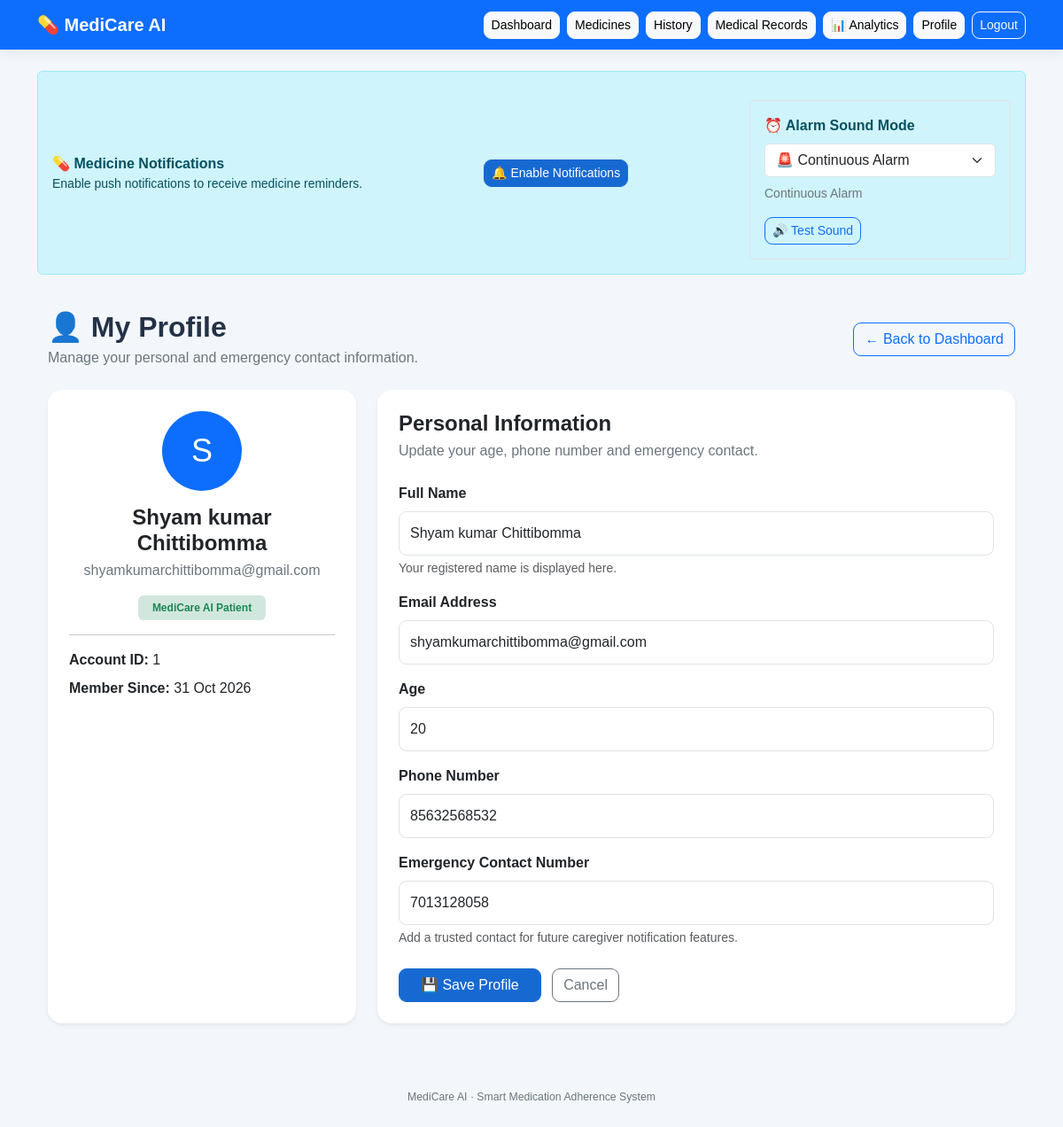
The app's page /profile (signed in) with its own data.
### app.py (models this page shows, shortened)
class User(UserMixin, db.Model):
    id = db.Column(db.Integer, primary_key=True)
    name = db.Column(db.String(100), nullable=False)
    email = db.Column(
        db.String(120), unique=True, nullable=False, index=True
    )
    password_hash = db.Column(db.String(255), nullable=False)
    age = db.Column(db.Integer)
    phone = db.Column(db.String(20))
    emergency_contact = db.Column(db.String(20))
    created_at = db.Column(db.DateTime, default=datetime.utcnow)
    medicines = db.relationship(
        "Medicine",
        backref="patient",
        lazy=True,
        cascade="all, delete-orphan",
    )

### app.py (the view, shortened to what this page needs)
@app.route("/profile", methods=["GET", "POST"])
@login_required
def profile():
    return render_template("profile.html")

### app.py (called while the page is built)
@login_manager.user_loader
def load_user(user_id):
    try:
        return db.session.get(User, int(user_id))
    except (ValueError, TypeError):
        return None

### templates/profile.html (shortened to what this page needs)
{% extends "base.html" %}
{% block content %}
<div class="container py-4">
    <div class="d-flex justify-content-between align-items-center flex-wrap gap-3 mb-4">
        <div>
            <h2 class="fw-bold mb-1">👤 My Profile</h2>
            <p class="text-secondary mb-0">
                Manage your personal and emergency contact information.
            </p>
        </div>
        <a href="{{ url_for('dashboard') }}" class="btn btn-outline-primary">
            ← Back to Dashboard
        </a>
    </div>
    <div class="row g-4">
        <div class="col-lg-4">
            <div class="card border-0 shadow-sm rounded-4 h-100">
                <div class="card-body p-4 text-center">
                    <div class="rounded-circle bg-primary text-white d-flex align-items-center justify-content-center mx-auto mb-3"
                         style="width:90px;height:90px;font-size:36px;">
                        {{ current_user.name[:1]|upper }}
                    </div>
                    <h4 class="fw-bold mb-1">
                        {{ current_user.name }}
                    </h4>
                    <p class="text-secondary mb-3">
                        {{ current_user.email }}
                    </p>
                    <span class="badge bg-success-subtle text-success px-3 py-2">
                        MediCare AI Patient
                    </span>
                    <hr>
                    <div class="text-start">
                        <p class="mb-2">
                            <strong>Account ID:</strong>
                            {{ current_user.id }}
                        </p>
                        <p class="mb-0">
                            <strong>Member Since:</strong>
                            {% if current_user.created_at %}
                                {{ current_user.created_at.strftime('%d %b %Y') }}
                            {% else %}
                                Not available
                            {% endif %}
                        </p>
                    </div>
                </div>
            </div>
        </div>
        <div class="col-lg-8">
            <div class="card border-0 shadow-sm rounded-4">
                <div class="card-body p-4">
                    <h4 class="fw-bold mb-1">Personal Information</h4>
                    <p class="text-secondary mb-4">
                        Update your age, phone number and emergency contact.
                    </p>
                    <form method="POST" action="{{ url_for('profile') }}">
                        <div class="mb-3">
                            <label class="form-label fw-semibold" for="name">
                                Full Name
                            </label>
                            <input
                                type="text"
                                id="name"
                                class="form-control"
                                value="{{ current_user.name }}"
                                readonly
                            >
                            <div class="form-text">
                                Your registered name is displayed here.
                            </div>
                        </div>
                        <div class="mb-3">
                            <label class="form-label fw-semibold" for="email">
                                Email Address
                            </label>
                            <input
                                type="email"
                                id="email"
                                class="form-control"
                                value="{{ current_user.email }}"
                                readonly
                            >
                        </div>
                        <div class="mb-3">
                            <label class="form-label fw-semibold" for="age">
                                Age
                            </label>
                            <input
                                type="number"
                                id="age"
                                name="age"
                                class="form-control"
                                min="1"
                                max="120"
                                value="{{ current_user.age if current_user.age else '' }}"
                                placeholder="Enter your age"
                            >
                        </div>
                        <div class="mb-3">
                            <label class="form-label fw-semibold" for="phone">
                                Phone Number
                            </label>
                            <input
                                type="tel"
                                id="phone"
                                name="phone"
                                class="form-control"
                                maxlength="20"
                                value="{{ current_user.phone or '' }}"
                                placeholder="Enter your phone number"
                            >
                        </div>
                        <div class="mb-4">
                            <label class="form-label fw-semibold" for="emergency_contact">
                                Emergency Contact Number
                            </label>
                            <input
                                type="tel"
                                id="emergency_contact"
                                name="emergency_contact"
                                class="form-control"
                                maxlength="20"
                                value="{{ current_user.emergency_contact or '' }}"
                                placeholder="Enter an emergency contact number"
                            >
                            <div class="form-text">
                                Add a trusted contact for future caregiver notification features.
                            </div>
                        </div>
                        <button type="submit" class="btn btn-primary px-4">
                            💾 Save Profile
                        </button>
                        <a href="{{ url_for('dashboard') }}"
                           class="btn btn-outline-secondary ms-2">
                            Cancel
                        </a>
                    </form>
                </div>
            </div>
        </div>
    </div>
</div>
{% endblock %}

### static/css/style.css (style rules this page uses)
body { background: #f3f7fc; min-height: 100vh; font-family: Arial, sans-serif; color: #243247; }
.form-control { padding: 12px; border-radius: 9px; }
.btn { border-radius: 9px; }
.btn-primary { background-color: #1769d2; border-color: #1769d2; }
a { text-decoration: none; }

### records on screen
User: name "S", name "Shyam kumar Chittibomma", email "shyamkumarchittibomma@gmail.com", id "1", created_at "31 Oct 2026", age "20", phone "85632568532", emergency_contact "7013128058"
